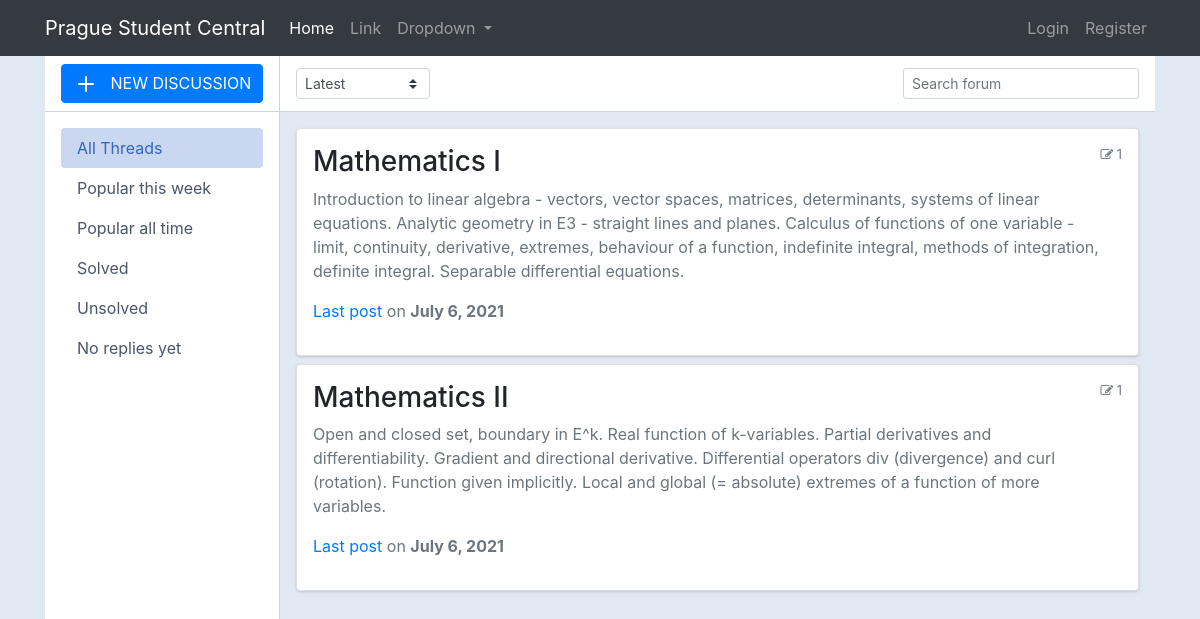
The page / on the database its author committed.
### main/models.py (models this page shows, shortened)
class Category(models.Model):
    title = models.CharField(max_length=50)
    slug = models.SlugField(max_length=400, unique=True, blank=True)
    description = models.TextField(default="description")
    class Meta:
        verbose_name_plural = "categories"
    def get_url(self):
        return reverse("forum:posts", kwargs={
            "slug":self.slug
        })
    @property
    def num_posts(self):
        return Post.objects.filter(categories=self).count()
    @property
    def last_post(self):
        return Post.objects.filter(categories=self).latest("date")

class Post(models.Model):
    title = models.CharField(max_length=400)
    slug = models.SlugField(max_length=400, unique=True, blank=True)
    user = models.ForeignKey(Author, on_delete=models.CASCADE)
    content = HTMLField()
    categories = models.ManyToManyField(Category)
    date = models.DateTimeField(auto_now_add=True)
    approved = models.BooleanField(default=False)
    hit_count_generic = GenericRelation(HitCount, object_id_field='object_pk',
        related_query_name='hit_count_generic_relation'
    )
    tags = TaggableManager()
    comments = models.ManyToManyField(Comment, blank=True)
    def get_url(self):
        return reverse("forum:detail", kwargs={
            "slug":self.slug
        })

### main/views.py (the view)
# urls.py: path("", department_subjects, name="home"),
def department_subjects(request):
    forums = Category.objects.all()
    context = {
        "forums":forums,
    }
    return render(request, "screens/department_subjects.html", context)

### templates/screens/department_subjects.html (shortened to what this page needs)
{% extends 'root.html' %}
{% block content %}
    <div class="container">
        <div class="main-body p-0">
            <div class="inner-wrapper">
                {% include 'components/sidebar.html' %}
                <div class="inner-main">
                    <div class="inner-main-header">
                        <select class="custom-select custom-select-sm w-auto mr-1">
                            <option selected="">Latest</option>
                        </select>
                        <span class="input-icon input-icon-sm ml-auto w-auto">
                            <input type="text" class="form-control form-control-sm bg-gray-200 border-gray-200 shadow-none mb-4 mt-4" placeholder="Search forum" />
                        </span>
                    </div>
                    <div class="inner-main-body p-2 p-sm-3 collapse forum-content show">
                        {% for forum in forums %}
                        <div class="card mb-2">
                            <div class="card-body p-2 p-sm-3">
                                <div class="media forum-item">
                                    <div class="media-body">
                                        <h3><a data-toggle="collapse" data-target=".forum-content" class="text-body" href="{{forum.get_url}}">{{forum.title}}</a></h3>
                                        <p class="text-secondary">{{forum.description}}</p>
                                        {% if forum.num_posts == 0 %}
                                            <p><strong>No post yet... </strong></p>
                                        {% else %}
                                            <p class="text-muted"><a href="{{forum.last_post.get_url}}">Last post</a> on <span class="text-secondary font-weight-bold">{{forum.last_post.date|date}}</span></p>
                                        {% endif %}
                                    </div>
                                    <div class="text-muted small text-center align-self-top">
                                        <span class="d-none d-sm-inline-block"><i class="fa fa-pencil-square-o"  aria-hidden="true"></i> {{forum.num_posts}}</span>
                                    </div>
                                </div>
                            </div>
                        </div>
                        {% endfor %}
                    </div>
                </div>
            </div>
        </div>
        </div>
{% endblock %}

### static/screens2.css (style rules this page uses)
body { margin-top:20px; color: #1a202c; text-align: left; background-color: #e2e8f0; }
.inner-wrapper { position: relative; height: calc(100vh - 3.5rem); transition: transform 0.3s; }
.inner-main, .inner-sidebar { position: absolute; top: 0; bottom: 0; display: flex; flex-direction: column; }
.inner-main { right: 0; left: 235px; }
.inner-main-footer, .inner-main-header, .inner-sidebar-footer, .inner-sidebar-header { height: 3.5rem; border-bottom: 1px solid #cbd5e0; display: flex; align-items: center; padding: 0 1rem; flex-shrink: 0; }
.inner-main-body, .inner-sidebar-body { padding: 1rem; overflow-y: auto; position: relative; flex: 1 1 auto; }
.inner-main-footer, .inner-main-header { background-color: #fff; }
.card { box-shadow: 0 1px 3px 0 rgba(0,0,0,.1), 0 1px 2px 0 rgba(0,0,0,.06); }
.card { position: relative; display: flex; flex-direction: column; min-width: 0; word-wrap: break-word; background-color: #fff; background-clip: border-box; border: 0 solid rgba(0,0,0,.125); border-radius: .25rem; }
.card-body { flex: 1 1 auto; min-height: 1px; padding: 1rem; }

### rows shown on the page
Category: title "Mathematics I", description "Introduction to linear algebra - vectors, vector spaces, matrices, determinants, systems of linear equations. Analytic geometry in E3 - straight lines and planes. Calculus of functions of one variable - limit, continuity, derivative, extremes, behaviour of a function, indefinite integral, methods of integration, definite integral. Separable differential equations.", last_post "July 6, 2021", num_posts "1"
Category: title "Mathematics II", description "Open and closed set, boundary in E^k. Real function of k-variables. Partial derivatives and differentiability. Gradient and directional derivative. Differential operators div (divergence) and curl (rotation). Function given implicitly. Local and global (= absolute) extremes of a function of more variables.", last_post "July 6, 2021", num_posts "1"
